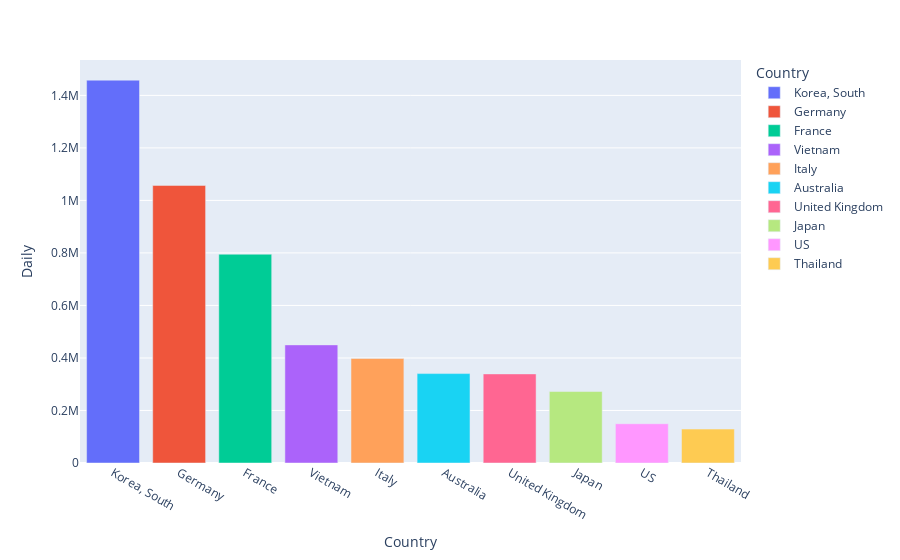

This figure's notebook cell:
### Code cell
fig=px.bar(D.head(10), x='Country', y='Daily',
          color='Country')
fig.show()

### Figure 1 — Plotly figure (JSON) as saved in the notebook; plotly's stock layout.template omitted (floating-point values rounded to 4 significant figures)
{"data": [{"alignmentgroup": "True", "hovertemplate": "Country=%{x}<br>Daily=%{y}<extra></extra>", "legendgroup": "Korea, South", "marker": {"color": "#636efa", "pattern": {"shape": ""}}, "name": "Korea, South", "offsetgroup": "Korea, South", "orientation": "v", "showlegend": true, "textposition": "auto", "type": "bar", "x": ["Korea, South"], "xaxis": "x", "y": [1458013], "yaxis": "y"}, {"alignmentgroup": "True", "hovertemplate": "Country=%{x}<br>Daily=%{y}<extra></extra>", "legendgroup": "Germany", "marker": {"color": "#EF553B", "pattern": {"shape": ""}}, "name": "Germany", "offsetgroup": "Germany", "orientation": "v", "showlegend": true, "textposition": "auto", "type": "bar", "x": ["Germany"], "xaxis": "x", "y": [1057118], "yaxis": "y"}, {"alignmentgroup": "True", "hovertemplate": "Country=%{x}<br>Daily=%{y}<extra></extra>", "legendgroup": "France", "marker": {"color": "#00cc96", "pattern": {"shape": ""}}, "name": "France", "offsetgroup": "France", "orientation": "v", "showlegend": true, "textposition": "auto", "type": "bar", "x": ["France"], "xaxis": "x", "y": [795000], "yaxis": "y"}, {"alignmentgroup": "True", "hovertemplate": "Country=%{x}<br>Daily=%{y}<extra></extra>", "legendgroup": "Vietnam", "marker": {"color": "#ab63fa", "pattern": {"shape": ""}}, "name": "Vietnam", "offsetgroup": "Vietnam", "orientation": "v", "showlegend": true, "textposition": "auto", "type": "bar", "x": ["Vietnam"], "xaxis": "x", "y": [449786], "yaxis": "y"}, {"alignmentgroup": "True", "hovertemplate": "Country=%{x}<br>Daily=%{y}<extra></extra>", "legendgroup": "Italy", "marker": {"color": "#FFA15A", "pattern": {"shape": ""}}, "name": "Italy", "offsetgroup": "Italy", "orientation": "v", "showlegend": true, "textposition": "auto", "type": "bar", "x": ["Italy"], "xaxis": "x", "y": [398068], "yaxis": "y"}, {"alignmentgroup": "True", "hovertemplate": "Country=%{x}<br>Daily=%{y}<extra></extra>", "legendgroup": "Australia", "marker": {"color": "#19d3f3", "pattern": {"shape": ""}}, "name": "Australia", "offsetgroup": "Australia", "orientation": "v", "showlegend": true, "textposition": "auto", "type": "bar", "x": ["Australia"], "xaxis": "x", "y": [340530], "yaxis": "y"}, {"alignmentgroup": "True", "hovertemplate": "Country=%{x}<br>Daily=%{y}<extra></extra>", "legendgroup": "United Kingdom", "marker": {"color": "#FF6692", "pattern": {"shape": ""}}, "name": "United Kingdom", "offsetgroup": "United Kingdom", "orientation": "v", "showlegend": true, "textposition": "auto", "type": "bar", "x": ["United Kingdom"], "xaxis": "x", "y": [339278], "yaxis": "y"}, {"alignmentgroup": "True", "hovertemplate": "Country=%{x}<br>Daily=%{y}<extra></extra>", "legendgroup": "Japan", "marker": {"color": "#B6E880", "pattern": {"shape": ""}}, "name": "Japan", "offsetgroup": "Japan", "orientation": "v", "showlegend": true, "textposition": "auto", "type": "bar", "x": ["Japan"], "xaxis": "x", "y": [272204], "yaxis": "y"}, {"alignmentgroup": "True", "hovertemplate": "Country=%{x}<br>Daily=%{y}<extra></extra>", "legendgroup": "US", "marker": {"color": "#FF97FF", "pattern": {"shape": ""}}, "name": "US", "offsetgroup": "US", "orientation": "v", "showlegend": true, "textposition": "auto", "type": "bar", "x": ["US"], "xaxis": "x", "y": [149516], "yaxis": "y"}, {"alignmentgroup": "True", "hovertemplate": "Country=%{x}<br>Daily=%{y}<extra></extra>", "legendgroup": "Thailand", "marker": {"color": "#FECB52", "pattern": {"shape": ""}}, "name": "Thailand", "offsetgroup": "Thailand", "orientation": "v", "showlegend": true, "textposition": "auto", "type": "bar", "x": ["Thailand"], "xaxis": "x", "y": [129228], "yaxis": "y"}], "layout": {"barmode": "relative", "legend": {"title": {"text": "Country"}, "tracegroupgap": 0}, "margin": {"t": 60}, "xaxis": {"anchor": "y", "categoryarray": ["Korea, South", "Germany", "France", "Vietnam", "Italy", "Australia", "United Kingdom", "Japan", "US", "Thailand"], "categoryorder": "array", "domain": [0, 1], "title": {"text": "Country"}}, "yaxis": {"anchor": "x", "domain": [0, 1], "title": {"text": "Daily"}}}}
